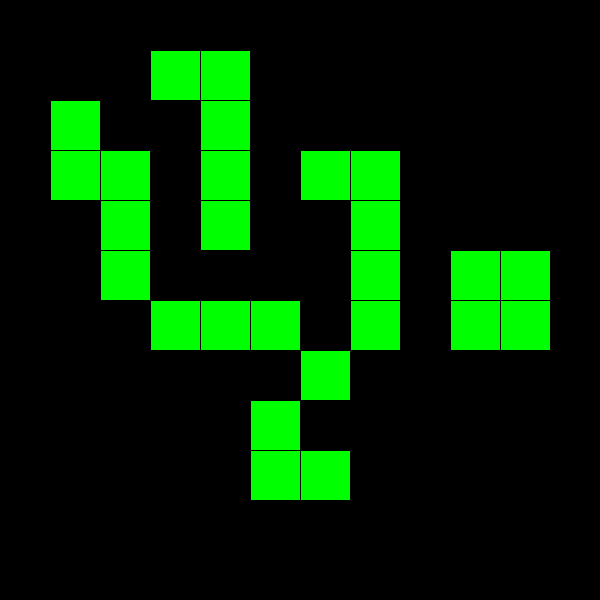
Frame 1 (no input)
Frame 60 (the mouse pressed at the canvas centre just before this capture): identical to frame 1, image omitted
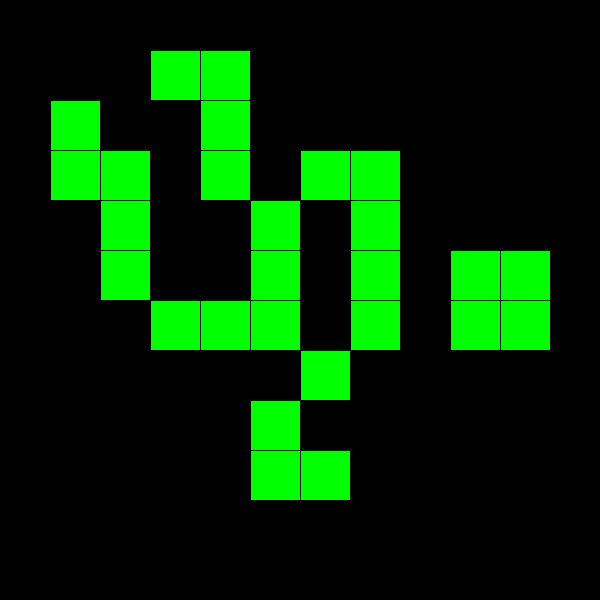
Frame 120 (the mouse held since frame 60 and released just before this capture)

The Processing sketch that drew these frames (run headless with seeded random() and noise(); from frame 60 on, the mouse is pressed at the canvas centre):

// Processing sketch: onetwothree
// ── onetwothree.pde
/*
John Conway's Game of Life
Rules:
1) A live cell dies if it has fewer than two live neighbors
2) A live cell with two or three live neighbors lives on to the next generation
3) A live cell with more than three live neighbors dies
4) A dead cell will be brought back to live if it has exactly three live neighbors
*/

int windowsize = 600;
int cellsize = 50; // wimdowsize needs to evenly divide by cellsize and cannot be 1

int[][] board = 
{   {0, 0, 0, 0, 0, 0, 0, 0, 0, 0, 0, 0},
    {0, 0, 0, 1, 1, 0, 0, 0, 0, 0, 0, 0},
    {0, 1, 0, 0, 1, 0, 0, 0, 0, 0, 0, 0},
    {0, 1, 1, 0, 1, 0, 1, 1, 0, 0, 0, 0},
    {0, 0, 1, 0, 1, 0, 0, 1, 0, 0, 0, 0},
    {0, 0, 1, 0, 0, 0, 0, 1, 0, 1, 1, 0},
    {0, 0, 0, 1, 1, 1, 0, 1, 0, 1, 1, 0},
    {0, 0, 0, 0, 0, 0, 1, 0, 0, 0, 0, 0},
    {0, 0, 0, 0, 0, 1, 0, 0, 0, 0, 0, 0},
    {0, 0, 0, 0, 0, 1, 1, 0, 0, 0, 0, 0},
    {0, 0, 0, 0, 0, 0, 0, 0, 0, 0, 0, 0},
    {0, 0, 0, 0, 0, 0, 0, 0, 0, 0, 0, 0}
};

ArrayList<Integer> iplc = new ArrayList<Integer>();
ArrayList<Integer> jplc = new ArrayList<Integer>();
ArrayList<Integer> ito0 = new ArrayList<Integer>();
ArrayList<Integer> ito1 = new ArrayList<Integer>();
ArrayList<Integer> jto0 = new ArrayList<Integer>();
ArrayList<Integer> jto1 = new ArrayList<Integer>();

void settings(){
    size(windowsize, windowsize);
    
}

void setup(){
    background(0, 0, 0);
    colorMode(RGB);
    setboard();
    frameRate(60);
    //printboard();
}

void setboard(){ // onetwothree pattern board

    for (int i = 0; i < board.length; i++){
        for (int j = 0; j < board[i].length; j++){
            if (board[i][j] == 1){
                fill(0, 255, 0);
                rect(j*cellsize, i*cellsize, cellsize, cellsize); // j and then i bc j is the row and i is the col
            }
            else{
                fill(0, 0, 0);
                rect(j*cellsize, i*cellsize, cellsize, cellsize);
            }
        }
    }

}

void draw(){
    
    if (frameCount % 120 == 0){
        for (int i = 0; i < board.length; i++){
            for (int j = 0; j < board[i].length; j++){
                int numofneighbors = numneighbors(i, j, board);
                //println("(" + i + ", " + j + "): " + numofneighbors
                
                if (numofneighbors == 3){ // RULE 4
                    ito1.add(i);
                    jto1.add(j);
                }
                else{
                    if (numofneighbors < 2){ // RULE 1
                        //board[i][j] = 0;
                        ito0.add(i);
                        jto0.add(j);
                    }
                    else if (numofneighbors > 3){ // RULE 3
                        //board[i][j] = 0;
                        ito0.add(i);
                        jto0.add(j);
                    }
                }
            }
        }
        for (int x = 0; x < ito0.size(); x++){
            board[ito0.get(x)][jto0.get(x)] = 0;
        }
        for (int x = 0; x < ito1.size(); x++){
            board[ito1.get(x)][jto1.get(x)] = 1;
        }
        ito0 = new ArrayList<Integer>();
        ito1 = new ArrayList<Integer>();
        jto0 = new ArrayList<Integer>();
        jto1 = new ArrayList<Integer>();
        setboard();
    }
}

int numneighbors(int i, int j, int[][] currboard){
    int num = 0;
    int far = windowsize/cellsize - 1;
    if (i != 0 && i != far && j != 0 && j != far){ // PIXEL IS NOT ON THE EDGES
        if (currboard[i][j-1] == 1){ // left
            num++;
        }
        if (currboard[i][j+1] == 1){ // right
            num++;
        }
        if (currboard[i-1][j] == 1){ // top
            num++;
        }
        if (currboard[i+1][j] == 1){ // bottom
            num++;
        }
        if (currboard[i-1][j-1] == 1){ // top left
            num++;
        }
        if (currboard[i+1][j-1] == 1){ // bottom left
            num++;
        }
        if (currboard[i-1][j+1] == 1){ // top right
            num++;
        }
        if (currboard[i+1][j+1] == 1){ // bottom right
            num++;
        }
    }
    else{
        if (i == 0 && j == 0){ // PIXEL IS TOP LEFT 

            if (currboard[i][j+1] == 1){ // right
                num++;
            }
            if (currboard[i+1][j+1] == 1){ // bottom right
                num++;
            } 
            if (currboard[i+1][j] == 1){ // bottom
                num++;
            } 
            if (currboard[i+1][far] == 1){ // bottom left (wraps to far right of board)
                num++;
            } 
            if (currboard[i][far] == 1){ // left (wraps to far right of board)
                num++;
            } 
            if (currboard[far][j] == 1){ // top (wraps to the bottom of board)
                num++;
            } 
            if (currboard[far][j+1] == 1){ // top right (wrap to bottom of board)
                num++;
            } 
            if (currboard[far][far] == 1){ // top left (wrap to bottom right of board)
                num++;
            } 
        }
        else if (i == 0 && j == far) { // PIXEL IS TOP RIGHT

            if (currboard[i][j-1] == 1){ // left
                num++;
            }
            if (currboard[i+1][j-1] == 1){ // bottom left
                num++;
            }
            if (currboard[i+1][j] == 1){ // bottom
                num++;
            }
            if (currboard[i+1][0] == 1){ // bottom right (wraps to left side of board)
                num++;
            }
            if (currboard[i][0] == 1){ // right (wraps to left side of board )
                num++;
            }
            if (currboard[far][j-1] == 1){ // top left (wraps to bottom of board)
                num++;
            }
            if (currboard[far][j] == 1){ // top (wraps to bottom of board)
                num++;
            }
            if (currboard[far][0] == 1){ // top right (wrap to bottom left of board)
                num++;
            }
        }
        else if (i == far && j == 0){ // PIXEL IS BOTTOM LEFT

            if (currboard[i-1][j] == 1){ // top
                num++;
            }
            if (currboard[i-1][j+1] == 1){ // top right
                num++;
            }
            if (currboard[i][j+1] == 1){ // right
                num++;
            }
            if (currboard[0][j+1] == 1){ // bottom right (wraps to top of board)
                num++;
            }
            if (currboard[0][j] == 1){ // bottom (wraps to top of board)
                num++;
            }
            if (currboard[0][far] == 1){ // bottom left (wraps to top right of board)
                num++;
            }
            if (currboard[i][far] == 1){ // left (wraps to right of board)
                num++;
            }
            if (currboard[i-1][far] == 1){ // top left (wraps to right of board)
                num++;
            }
        }
        else if (i == far && j == far){ // PIXEL IS BOTTOM RIGHT

            if (currboard[i-1][j] == 1){ // top
                num++;
            }
            if (currboard[i-1][j-1] == 1){ // top left
                num++;
            }
            if (currboard[i][j-1] == 1){ // left
                num++;
            }
            if (currboard[0][j-1] == 1){ // bottom left (wraps to top of board)
                num++;
            }
            if (currboard[0][j] == 1){ // bottom (wraps to top of board)
                num++;
            }
            if (currboard[0][0] == 1){ // bottom right (wraps to top left of board)
                num++;
            }
            if (currboard[i][0] == 1){ // right (wraps to left of board)
                num++;
            }
            if (currboard[i-1][0] == 1){ // top right (wraps to left of board)
                num++;
            } 
        }
        else if (j == 0){ // SOMEWHERE IN LEFT COLUMN (NOT CORNERS)

            if (currboard[i-1][j] == 1){ // top
                num++;
            }
            if (currboard[i-1][j+1] == 1){ // top right
                num++;
            }
            if (currboard[i][j+1] == 1){ // right
                num++;
            }
            if (currboard[i+1][j+1] == 1){ // bottom right
                num++;
            }
            if (currboard[i+1][j] == 1){ // bottom
                num++;
            }
            if (currboard[i+1][far] == 1){ // bottom left (wraps to right of board)
                num++;
            }
            if (currboard[i][far] == 1){ // left (wraps to right of board)
                num++;
            }
            if (currboard[i-1][far] == 1){ // top left (wraps to right of board)
                num++;
            } 
        }
        else if (i == 0){ // SOMEWHERE IN TOP ROW (NOT CORNERS)

            if (currboard[i][j+1] == 1){ // right
                num++;
            }
            if (currboard[i+1][j+1] == 1){ // bottom right
                num++;
            }
            if (currboard[i+1][j] == 1){ // bottom
                num++;
            }
            if (currboard[i+1][j-1] == 1){ // bottom left
                num++;
            }
            if (currboard[i][j-1] == 1){ // left
                num++;
            }
            if (currboard[far][j-1] == 1){ // top left (wraps to bottom of board)
                num++;
            } 
            if (currboard[far][j] == 1){ // top (wraps to bottom of board)
                num++;
            }
            if (currboard[far][j+1] == 1){ // top right (wraps to bottom of board)
                num++;
            } 
        }
        else if (i == far){ // SOMEWHERE IN BOTTOM ROW (NOT CORNERS)

            if (currboard[i][j-1] == 1){ // left
                num++;
            }
            if (currboard[i-1][j-1] == 1){ // top left
                num++;
            }
            if (currboard[i-1][j] == 1){ // top
                num++;
            }
            if (currboard[i-1][j+1] == 1){ // top right
                num++;
            }
            if (currboard[i][j+1] == 1){ // right
                num++;
            }
            if (currboard[0][j+1] == 1){ // bottom right (wraps to top of board)
                num++;
            }
            if (currboard[0][j] == 1){ // bottom (wraps to top of board)
                num++;
            }
            if (currboard[0][j-1] == 1){ // bottom left (wraps to top of board)
                num++;
            } 
        }
        else if (j ==  far){ // SOMEWHERE ON RIGHT COLUMN (NOT CORNERS)

            if (currboard[i+1][j] == 1){ // bottom
                num++;
            }
            if (currboard[i+1][j-1] == 1){ // bottom left
                num++;
            }
            if (currboard[i][j-1] == 1){ // left
                num++;
            }
            if (currboard[i-1][j-1] == 1){ // top left
                num++;
            }
            if (currboard[i-1][j] == 1){ // top
                num++;
            }
            if (currboard[i-1][0] == 1){ // top right (wraps to left of board)
                num++;
            }
            if (currboard[i][0] == 1){ // right (wraps to left of board)
                num++;
            }
            if (currboard[i+1][0] == 1){ // bottom right (wraps to left of board)
                num++;
            } 
        }
    }
    return num;
}

void printboard(){
    println();
    for (int i = 0; i < board.length; i++){
        for (int j = 0; j < board[i].length; j++){
            print(board[i][j]);
        }
        println();
    }
}
